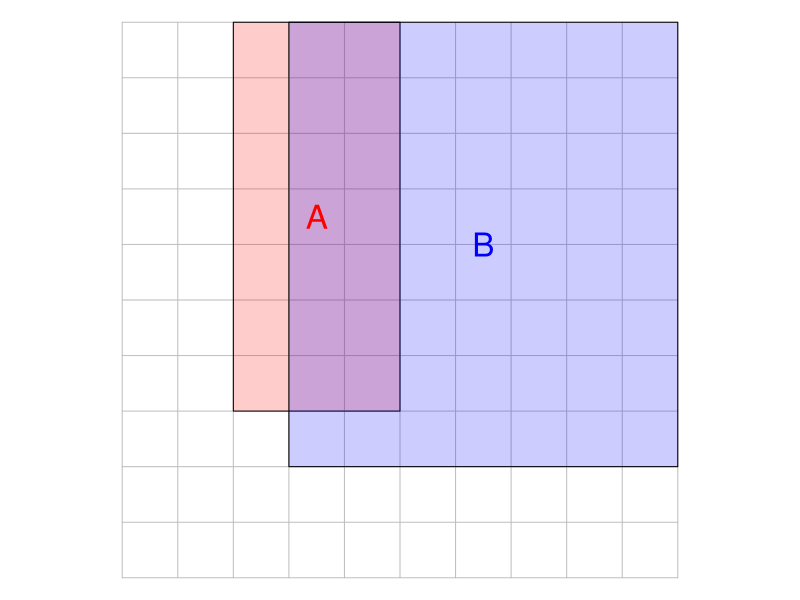

The R script that drew this image:
## ---- chunk 1

while(T){
    hw = sample(2:8,4,T)
    h1 = hw[1]
    w1 = hw[2]
    h2 = hw[3]
    w2 = hw[4]
    x1 = sample(0:(10-w1),1)
    y1 = sample(0:(10-h1),1)
    x2 = sample(0:(10-w2),1)
    y2 = sample(0:(10-h2),1)
    mA = matrix(rep(0,100),10)
    mB = matrix(rep(0,100),10)
    mI = matrix(rep(0,100),10)
    mU = matrix(rep(0,100),10)
    moA = matrix(rep(0,100),10)
    moB = matrix(rep(0,100),10)
    for(i in 1:10){
        for(j in 1:10){
            if(i>x1 && i<=(x1+w1) && j>y1 && j<=(y1+h1)){
                mA[j,i] = 1
            }
            if(i>x2 && i<=(x2+w2) && j>y2 && j<=(y2+h2)){
                mB[j,i] = 1
            }
            if(mA[j,i]==1 && mB[j,i]==1){mI[j,i]=1}
            if(mA[j,i]==1 || mB[j,i]==1){mU[j,i]=1}
            if(mA[j,i]==1 && mB[j,i]==0){moA[j,i]=1}
            if(mA[j,i]==0 && mB[j,i]==1){moB[j,i]=1}
        }
    }
    A = sum(mA)
    B = sum(mB)
    I = sum(mI)
    U = sum(mU)
    oA = sum(moA)
    oB = sum(moB)
    nC = 100-U
    aaa = c(oA,oB,I,U,A,B,nC)
    if(length(unique(aaa))==7 && min(aaa)>1 && !(x1+w1/2==x2+w2/2 && y1+h1/2==y2+h2/2)){break}
}

a = sort(aaa)
al = paste0("* ",a,"\n",collapse="")
s1 = paste0(1*(a==A),collapse="")
s2 = paste0(1*(a==B),collapse="")
s3 = paste0(1*(a==I),collapse="")
s4 = paste0(1*(a==U),collapse="")
s5 = paste0(1*(a==oA),collapse="")
s6 = paste0(1*(a==oB),collapse="")
s7 = paste0(1*(a==nC),collapse="")

## ---- chunk 2
par(mar=c(0,0,0,0),pty="s")
plot(0,0,"n",axes=F,ann=F,xlim=c(0,10),ylim=c(0,10))
for(i in 0:10){
    lines(c(0,10),c(i,i),col="grey")
    lines(c(i,i),c(0,10),col="grey")
}
polygon(c(x1,x1,x1+w1,x1+w1),c(y1,y1+h1,y1+h1,y1),col=rgb(1,0,0,0.2))
polygon(c(x2,x2,x2+w2,x2+w2),c(y2,y2+h2,y2+h2,y2),col=rgb(0,0,1,0.2))
text(x1+w1/2,y1+h1/2,"A",col="red",cex=2)
text(x2+w2/2,y2+h2/2,"B",col="blue",cex=2)
